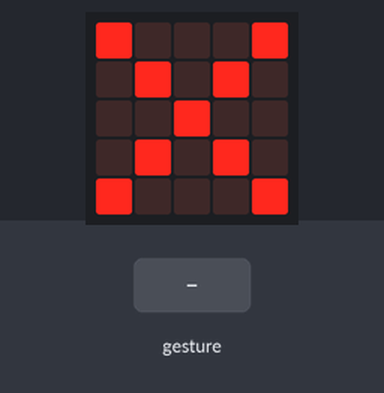
A program run on a simulated Calliope mini (MakeCode). On the bench: the board's 5×5 LED display. The inputs (shaded band) are chosen by the test bench. A tilt is held for 1.5 s and a shake lasts 1 s, then the board lies face up again.

Above: at 1.2 s.
1.3 s: gesture 'logo up'
At 2.3 s:
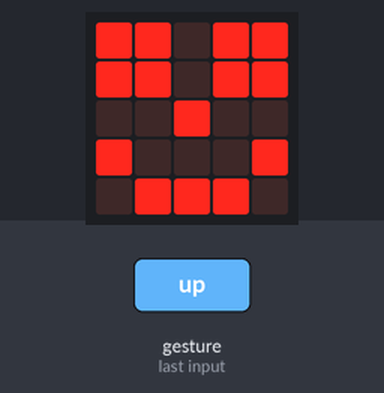
4.3 s: gesture 'logo down'
At 5.9 s:
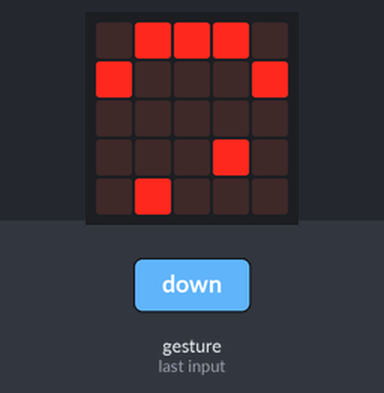
7.3 s: gesture 'tilt left'
At 8.6 s:
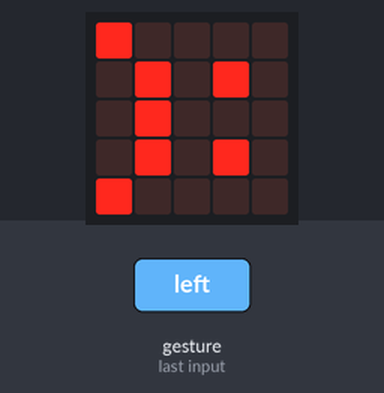
10.3 s: gesture 'tilt right'
At 11.1 s:
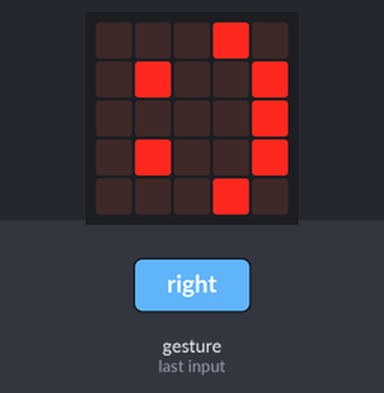
Timing chart, 0 to 13.3 s (numbered marks = the images above; inputs shaded):
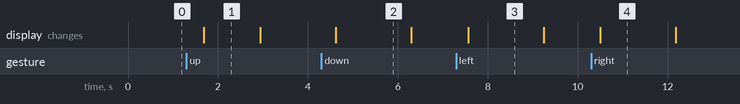

The program:

main.ts
```typescript
basic.forever(function () {
    if (input.isGesture(Gesture.LogoUp)) {
        basic.showLeds(`
            # # . # #
            # # . # #
            . . # . .
            # . . . #
            . # # # .
            `)
    } else if (input.isGesture(Gesture.LogoDown)) {
        basic.showLeds(`
            . # # # .
            # . . . #
            . . . . .
            . . . # .
            . # . . .
            `)
    } else if (input.isGesture(Gesture.TiltLeft)) {
        basic.showLeds(`
            # . . . .
            . # . # .
            . # . . .
            . # . # .
            # . . . .
            `)
    } else if (input.isGesture(Gesture.TiltRight)) {
        basic.showLeds(`
            . . . # .
            . # . . #
            . . . . #
            . # . . #
            . . . # .
            `)
    } else {
        basic.showLeds(`
            # . . . #
            . # . # .
            . . # . .
            . # . # .
            # . . . #
            `)
    }
})
basic.forever(function () {

})
```

test.ts
```typescript
// Hier kann man Tests durchführen; diese Datei wird nicht kompiliert, wenn dieses Paket als Erweiterung verwendet wird.
```

Measured:
- after the input at 1.3 s, the display: changes after 0.38 s (image 1)
- after the input at 4.3 s, the display: changes after 0.32 s (image 2)
- after the input at 7.3 s, the display: changes after 0.26 s (image 3)
- after the input at 10.3 s, the display: changes after 0.20 s (image 4)
- what the display in image 1 shows lasts 1.2 s, from 1.7 s to 2.9 s
- what the display in image 2 shows lasts 1.7 s, from 4.6 s to 6.3 s
